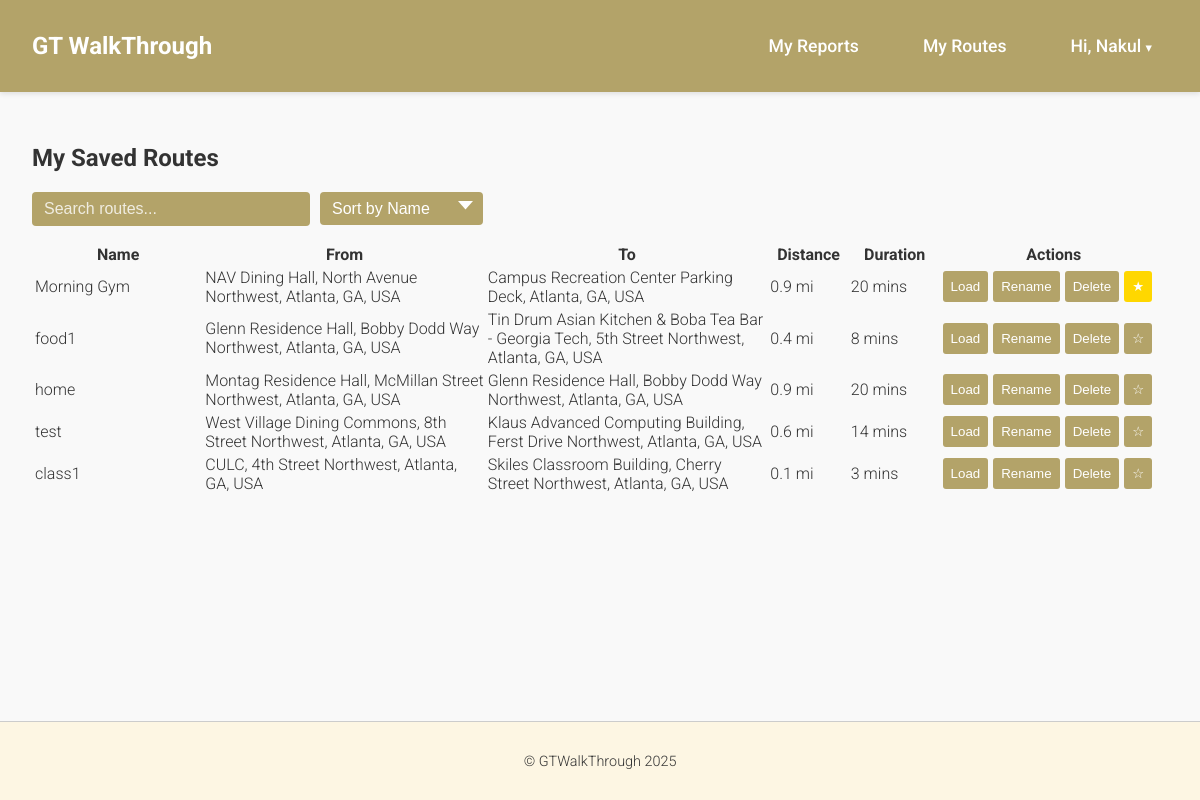
The page /my_routes/ (signed in) on the database as committed earlier.
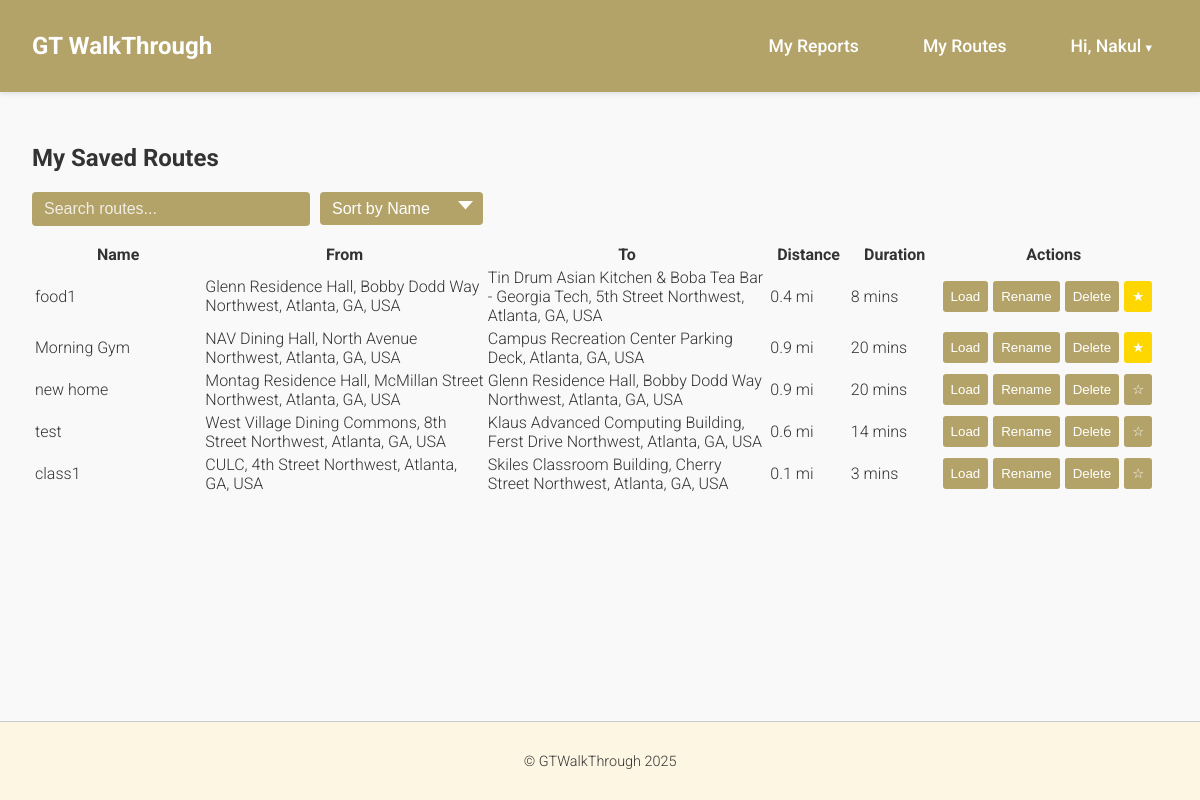
The same page on the database as committed later.
### gtwt_app/models.py (models this page shows, shortened)
class SavedRoute(models.Model):
    user          = models.ForeignKey(User, on_delete=models.CASCADE, related_name='saved_routes')
    name          = models.CharField(max_length=100)
    origin        = models.CharField(max_length=255)
    destination   = models.CharField(max_length=255)
    travel_mode   = models.CharField(max_length=20)
    steps         = models.JSONField()
    distance_text = models.CharField(max_length=50)
    duration_text = models.CharField(max_length=50)
    created_at    = models.DateTimeField(auto_now_add=True)
    is_favorite = models.BooleanField(default=False)

### gtwt_app/views.py (the view)
# urls.py: path('my_routes/', views.my_routes, name='my_routes'),
@login_required
def my_routes(request):
    routes = SavedRoute.objects.filter(user=request.user).order_by('-is_favorite', '-created_at')
    for r in routes:
        if r.steps:
            r.steps_json = json.dumps(r.steps, cls=DjangoJSONEncoder).replace('"', '&quot;')
        else:
            r.steps_json = "[]" #fallback
    return render(request, 'my_routes.html', {'routes': routes})

### gtwt_app/templates/my_routes.html (shortened to what this page needs)
{% extends "base.html" %}
{% load static %}
 {% block content %}
<h2>My Saved Routes</h2>
{% if routes %}
<div class="search-sort-container">
  <input type="text" id="searchInput" placeholder="Search routes..." />
  <select id="sortSelect">
    <option value="name">Sort by Name</option>
  </select>
</div>
<table class="route-table" id="routesTable">
  <thead>
    <tr>
      <th style="width: 15%">Name</th>
      <th style="width: 25%">From</th>
      <th style="width: 25%">To</th>
      <th style="width: 7%">Distance</th>
      <th style="width: 8%">Duration</th>
      <th style="width: 20%">Actions</th>
    </tr>
  </thead>
  <tbody>
    {% for r in routes %}
    <tr data-route-id="{{ r.id }}">
      <td>
        <span class="route-name">{{ r.name }}</span>
      </td>
      <td>{{ r.origin }}</td>
      <td>{{ r.destination }}</td>
      <td class="distance">{{ r.distance_text }}</td>
      <td class="duration">{{ r.duration_text }}</td>
      <td>
        <div
          style="
            display: flex;
            flex-direction: row;
            gap: 5px;
            flex-wrap: wrap;
            align-items: center;
          "
        >
          <button
            class="route-btn load-route-btn"
            data-steps="{{ r.steps_json|safe }}"
          >
            Load
          </button>
          <button class="route-btn rename-btn">Rename</button>
          <button class="route-btn delete-route-btn">Delete</button>
          <button
            class="route-btn favorite-route-btn"
            data-favorite="{{ r.is_favorite|yesno:'true,false' }}"
            style="background-color: {% if r.is_favorite %}#FFD700{% else %}#B3A369{% endif %};"
          >
            {% if r.is_favorite %}★{% else %}☆{% endif %}
          </button>
        </div>
      </td>
    </tr>
    {% endfor %}
  </tbody>
</table>
{% else %}
<p>You haven’t saved any routes yet.</p>
{% endif %} {% endblock %}

Rows that differ between the two databases and show on the page:
changed SavedRoute "food1": is_favorite "☆" → "★"; moves up the list
changed SavedRoute "Montag Residence Hall, McMillan Street Northwest, Atlanta, GA, USA": name "home" → "new home"
